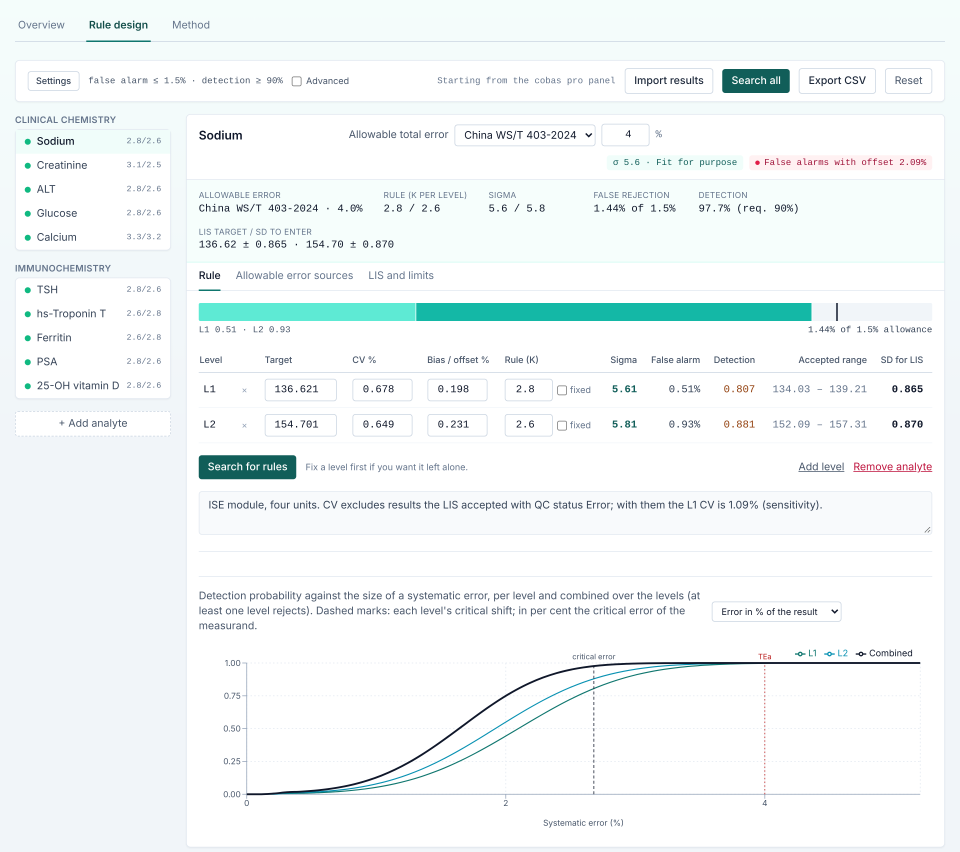
#> input picture figures/tool_screenshot_v1.0.png, 3840 x 3405 px, found by its file name (shown at 1/4 size)
$ python figure_tool_workflow.py
#> lines starting #> are read from the running program, lines starting #| are printed output that depends on the picture
"""Supplementary Figure S3: the tool's workflow on one measurand (sodium), annotated screenshot.

Input: figures/tool_screenshot_v1.0.png (Rule design tab, sodium card, 1280 px CSS width at 3x,
captured from tool/iqc-rule-designer-clinchem.html v1.0, top 60 px of the page header removed) and
figures/tool_screenshot_v1.0_boxes.json (element boxes in CSS px from the same capture).
Output: figures/Supplementary_Figure_S3.tif/.pdf/_preview.png."""
import json
import matplotlib
matplotlib.use("Agg")
import matplotlib.pyplot as plt
from matplotlib.patches import FancyBboxPatch, Circle
from PIL import Image

SCALE, YOFF = 3, 60
ACC = "#C2410C"                      # vermilion, distinct from the tool's teal
img = Image.open("figures/tool_screenshot_v1.0.png").convert("RGB")
#> img is the input picture: PIL image 3840x3405 RGB; mean R, G, B 242.5, 247.5, 248
W, H = img.size
#> W = 3840; H = 3405

# boxes (CSS px, page coordinates): x, y, w, h -> number
BOXES = [
    (1, (826, 146, 131, 44)),            # Import results
    (2, (345, 522, 312, 126)),           # target, CV, offset per level
    (3, (603, 220, 393, 72), "right"),   # TEa source, value, sigma
    (4, (505, 306, 566, 48)),            # rule, false rejection, detection
    (4, (259, 662, 142, 42)),            # Search for rules
    (5, (259, 354, 272, 46)),            # LIS target / SD to enter
    (5, (1160, 519, 90, 128)),           # SD for LIS column
    (6, (258, 840, 994, 344)),           # detection against error size
]
KEY = [
    "Import the cobas infinity export (or type the values).",
    "Per level: target (lot mean), CV of the worst analyser, analyser offset.",
    "Choose the allowable total error source; sigma per level follows.",
    "Rule search: K per level, combined false rejection and detection against the requirement.",
    "Output: the target and the SD to enter so that the LIS's 1:3s rule reproduces the derived limit.",
    "Detection against the size of a systematic error, per level and combined.",
]

fig_w = 7.2
img_h = fig_w * H / W
#> img_h = 6.38
key_h = 1.25
fig = plt.figure(figsize=(fig_w, img_h + key_h), dpi=600)
ax = fig.add_axes([0, key_h / (img_h + key_h), 1, img_h / (img_h + key_h)])
ax.imshow(img); ax.set_xlim(0, W); ax.set_ylim(H, 0); ax.axis("off")
for n, (x, y, w, h), *corner in BOXES:
    X, Y, Ww, Hh = x * SCALE, (y - YOFF) * SCALE, w * SCALE, h * SCALE
    ax.add_patch(FancyBboxPatch((X, Y), Ww, Hh, boxstyle="round,pad=0,rounding_size=18", fill=False, ec=ACC, lw=1.4))
    r = 34
    cx, cy = (X + Ww + 8, Y - 8) if corner == ["right"] else (X - 8, Y - 8)
    ax.add_patch(Circle((cx, cy), r, color=ACC, zorder=5))
    ax.text(cx, cy, str(n), color="white", ha="center", va="center", fontsize=6.5, fontweight="bold", zorder=6)

kx = fig.add_axes([0.02, 0, 0.96, key_h / (img_h + key_h)]); kx.axis("off")
flow = "cobas infinity export  →  ① import  →  ② CV, target, offset  →  ③ TEa source  →  ④ rule search  →  ⑤ target and SD in the LIS"
kx.text(0, 0.93, flow, fontsize=6.6, fontweight="bold", color="#0f172a", va="top")
for i, t in enumerate(KEY):
    col, row = i // 3, i % 3
    kx.text(0.5 * col, 0.70 - row * 0.22, f"{i + 1}  {t}", fontsize=5.6, color="#1e293b", va="top", wrap=True)
fig.savefig("figures/Supplementary_Figure_S3.tif", dpi=600, pil_kwargs={"compression": "tiff_lzw"})
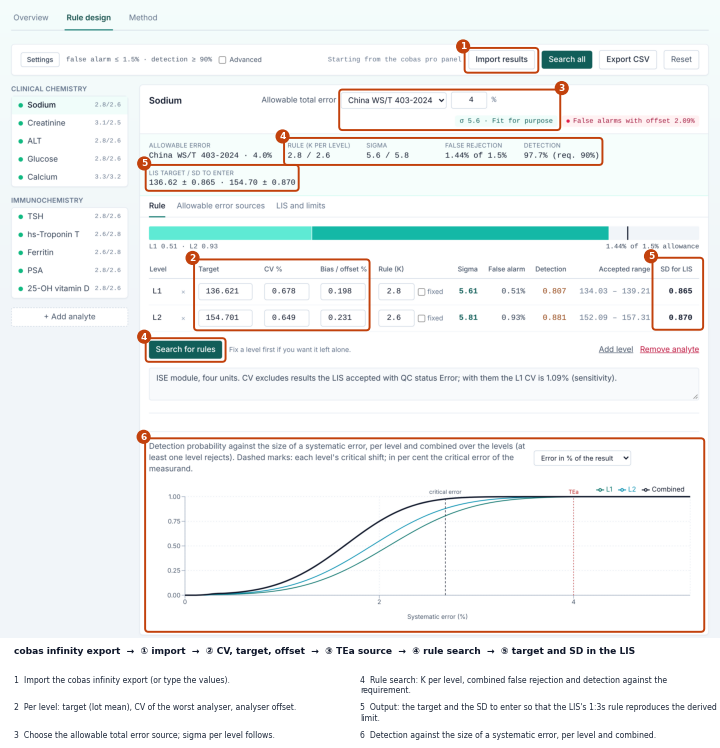
#> figure drawn by matplotlib, 1 panel
fig.savefig("figures/Supplementary_Figure_S3.pdf", dpi=600)
fig.savefig("figures/Supplementary_Figure_S3_preview.png", dpi=150)
print("written", W, H)
#| written 3840 3405
